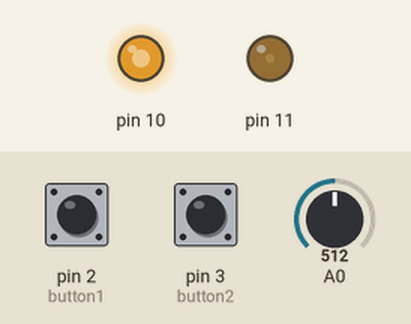
Bench run of a sketch on a simulated Arduino Uno, built with avr-gcc and run on an emulated ATmega328P. Parts: output pins drawn as LEDs (lit = HIGH). The inputs (shaded band) are chosen by the test bench; at power-on: A0 = 512, pin 2 (button1) HIGH, pin 3 (button2) HIGH. Random numbers use the default seed unless the sketch sets one.

Above: at 2.2 s.
2.3 s: A0 set to 258
At 5.5 s:
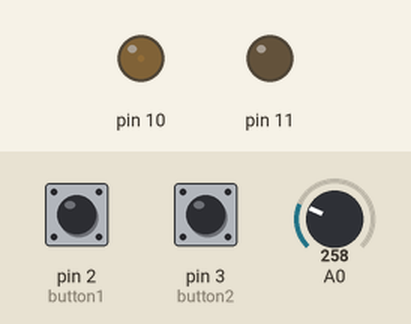
5.6 s: A0 set to 238
8.9 s: pin 2 (button1) pulled LOW for 0.75 s
At 13.19 s:
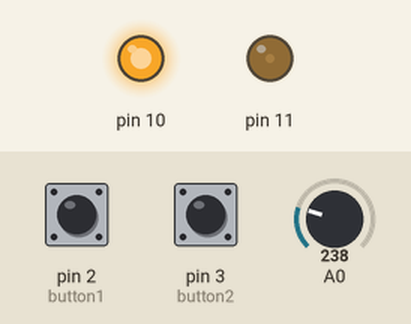
Timing chart, 0 to 18.2 s (numbered marks = the images above; inputs shaded):
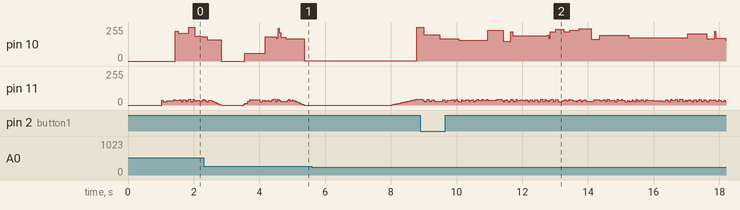

The sketch:

enderman-mask.ino
```cpp
int button1 = 2;
int button1State;
int button1LastState = HIGH;
unsigned long button1LastDebounceTime;

int button2 = 3;
int button2State;
int button2LastState = HIGH;
unsigned long button2LastDebounceTime;

int pin0 = 6;
int pin1 = 5;
int pin2 = 4;

int hits = 0;

unsigned long debounceDelay = 50;

unsigned long idleDelay = 0;
unsigned long idleLastTime;

unsigned long zAxisIdleDelay = 50;
unsigned long zAxisIdleLastTime;
int zAxis;

boolean pupilBlink = false;
int pupilBrightness = 255;
boolean pupilFade = false;
unsigned long pupilBlinkLastTime;
int pupilBlinkDelay = 2;

boolean pupilDie = false;
unsigned long pupilDieLastTime;
int pupilDieDelay = 3000;

int soundDelay = 0;
unsigned long soundLastTime;

boolean teleport = false;
unsigned long teleportLastTime;

void setup() {
  Serial.begin(9600);

  pinMode(button1, INPUT_PULLUP);
  pinMode(button2, INPUT_PULLUP);

  pinMode(10, OUTPUT);
  pinMode(11, OUTPUT);

  digitalWrite(13, HIGH);
  delay(1000);
  digitalWrite(13, LOW);
}

void loop() {

  if ((millis() - pupilBlinkLastTime) > pupilBlinkDelay) {
    pupilBlinkLastTime = millis();
    if (pupilBlink) {
      if (pupilBrightness >= 255) {
        pupilFade = true;
      } else if (pupilBrightness <= 150) {
        pupilFade = false;
      }
      int fadeJump = random(0, 10);
      if (pupilFade) {
        if (pupilBrightness - fadeJump >= 0) {
          pupilBrightness = pupilBrightness - fadeJump;
        } else {
          pupilBrightness = 0;
        }
      } else {
        if (pupilBrightness + fadeJump <= 255) {
          pupilBrightness = pupilBrightness + fadeJump;
        } else {
          pupilBrightness = 255;
        }
      }
    } else if (pupilDie) {
      if ((pupilBrightness - 2) >= 0) {
        pupilBrightness = pupilBrightness - 2;
      }
    } else if (teleport && (millis() - teleportLastTime) < soundDelay + 1000) {
      pupilBrightness = 0;
    } else {
      if ((millis() - pupilDieLastTime) > pupilDieDelay && pupilBrightness < 255) {
        pupilBrightness++;
      }
    }
  }

  analogWrite(10, pupilBrightness);
  analogWrite(11, pupilBrightness/6);

  if (soundDelay == 0) {
    digitalWrite(pin0, LOW);
    digitalWrite(pin1, LOW);
    digitalWrite(pin2, LOW);
    zAxis = analogRead(A0);
    if (zAxis > 250) {
      hit();
    }

    if (!pupilDie && (millis() - idleLastTime) > idleDelay) {
      idleDelay = random(20000, 50000);
      idleLastTime = millis();
      digitalWrite(pin0, HIGH);
      digitalWrite(pin1, HIGH);
      soundLastTime = millis();
      soundDelay = 500;
    }

    boolean button1Pushed = registerButton(button1, button1State, button1LastState, button1LastDebounceTime);
    boolean button2Pushed = registerButton(button2, button2State, button2LastState, button2LastDebounceTime);

    if (button1Pushed) {
      //Stare
      pupilBlink = true;
      digitalWrite(pin0, HIGH);
      soundLastTime = millis();
      soundDelay = 15000;
    }
    else if (button2Pushed) {
      //Teleport
      digitalWrite(pin1, HIGH);
      soundLastTime = millis();
      teleport = true;
      teleportLastTime = millis();
      soundDelay = 500;
    }
  }

  if (soundDelay != 0 && (millis() - soundLastTime) > soundDelay) {
    soundDelay = 0;
    pupilBlink = false;
    pupilDie = false;
  }

}

boolean registerButton(int &buttonPin, int &buttonState, int &lastButtonState, unsigned long &lastDebounceTime) {
  boolean response = false;

  int reading = digitalRead(buttonPin);

  if (reading != lastButtonState) {
    lastDebounceTime = millis();
  }

  if ((millis() - lastDebounceTime) > debounceDelay) {
    if (reading != buttonState) {
      buttonState = reading;
      if (buttonState == LOW) {
        response = true;
      }
    }
  }

  lastButtonState = reading;
  return response;
}

void hit() {
  soundLastTime = millis();
  if (hits == 3) {
    //Die
    pupilDie = true;
    pupilDieLastTime = millis();
    digitalWrite(pin0, HIGH);
    digitalWrite(pin2, HIGH);
    soundDelay = 1000;
    hits = 0;
  }
  else {
    pupilBlink = true;
    digitalWrite(pin2, HIGH);
    soundDelay = 500;
    hits++;
  }
}
```
